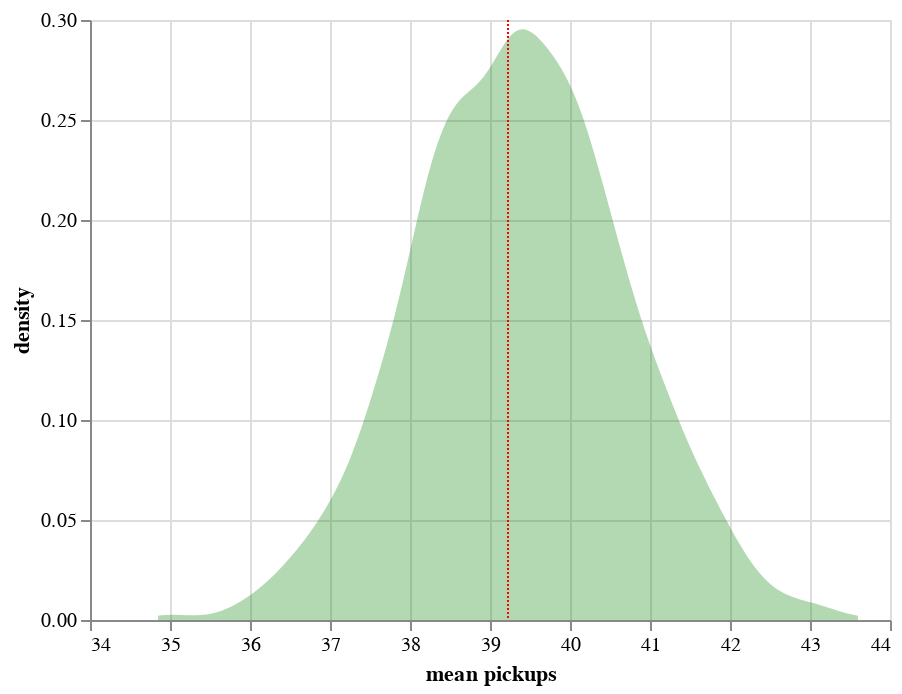

Notebook cell for this chart:
### Markdown cell above
### Question 1.1.2 (2 points)

Visualize the bootstrap sampling distribution of the mean as a density plot.

Hint: see assignment 1.

### Code cell
bootstrap_df = pd.DataFrame({"bootstrap_means": bootstrap_means})

base = alt.Chart(bootstrap_df).transform_density(
    'bootstrap_means',
    as_ = ['bootstrap_means', 'density'])

density_chart = base.mark_area(color = 'green', opacity = 0.3).encode(
    x = 'bootstrap_means:Q',
    y = 'density:Q'
)

mean_chart = base.mark_rule(color = 'red', strokeDash = [1,1]).encode(
    x = alt.X('mean(bootstrap_means)', title = 'mean pickups')
)

density_chart + mean_chart

### Figure 1 — Vega-Lite specification as saved in the notebook (floating-point values rounded to 4 significant figures; data arrays with more than 128 entries replaced by an {"elided": "..."} marker saying what was removed)
{"config": {"view": {"continuousWidth": 400, "continuousHeight": 300}}, "layer": [{"mark": {"type": "area", "color": "green", "opacity": 0.3}, "encoding": {"x": {"type": "quantitative", "field": "bootstrap_means"}, "y": {"type": "quantitative", "field": "density"}}, "transform": [{"density": "bootstrap_means", "as": ["bootstrap_means", "density"]}]}, {"mark": {"type": "rule", "color": "red", "strokeDash": [1, 1]}, "encoding": {"x": {"type": "quantitative", "aggregate": "mean", "field": "bootstrap_means", "title": "mean pickups"}}, "transform": [{"density": "bootstrap_means", "as": ["bootstrap_means", "density"]}]}], "data": {"name": "data-f3fcf97b5adaa4a381e0a1a63f3c1581"}, "$schema": "https://vega.github.io/schema/vega-lite/v4.8.1.json", "datasets": {"data-f3fcf97b5adaa4a381e0a1a63f3c1581": {"elided": "5000 records"}}}
